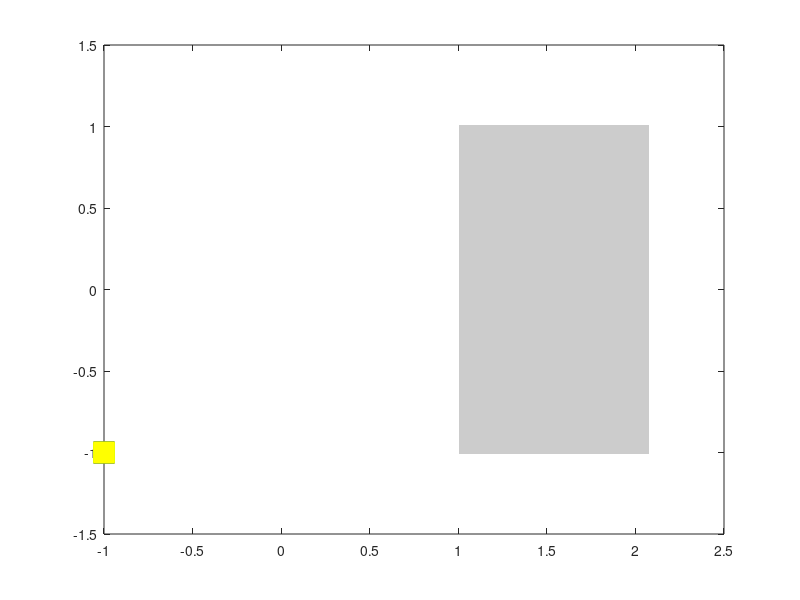

Write the MATLAB code that produced this figure. (Note: this script raises an error after producing the figure.)
function plot_betaAtildevstheta_shift_noinset()

figure();
hold on;
box on;

suffix = 'eh';

% %Just for legend
plot(-1 , -1, 'bs', 'MarkerFaceColor', 'b', 'MarkerSize', 15);
plot(-1 , -1, 'rs', 'MarkerFaceColor', 'r', 'MarkerSize', 15);
plot(-1 , -1, 'gs', 'MarkerFaceColor', 'g', 'MarkerSize', 15);
plot(-1 , -1, 'ys', 'MarkerFaceColor', 'y', 'MarkerSize', 15);

%Theory
% degtheory = linspace(1.06, 2.1, 30);
% vbarmodel1 = vbarfun(degtheory);

degM = 0.8201;

degtheory = linspace(1, 2.1, 30);
% vbarmodel1 = arrayfun(@(degg) rigidvelocity(degg), degtheory);
index2 = degtheory <= 1.2295;
index2b = degtheory >= 1.23; %1.3
% vbarmodel2 = arrayfun(@(degg) relaxcarrvelocity(degg), degtheory(index2));
% vbarmodel2b = arrayfun(@(degg) relaxcarrvelocity_highangle(degg), degtheory(index2b));

index3 = degtheory <= 2;
% vbarmodel3 = arrayfun(@(degg) relaxlampsvelocity(degg), degtheory(index3));
rad = (degtheory / 180) * pi;
gamma = 1 ./ (2 * tan(rad/2));
betaA0 = 3.6;

%New
radfun = @(deg) (deg / 180) * pi;
gammafun = @(deg) 1 ./ (2 * tan(radfun(deg) / 2));
betaAtildemodel1fun = @(deg) betaA0 .* rigidvelocity(deg, degM) .* gammafun(deg);
betaAtildemodel1bfun = @(deg) betaA0 .* rigidvelocity(deg, degM);

% degtheory2 = [degtheory(index2) degtheory(index2b)];
% betaAtilde2 = [0.97 * betaAtildemodel2 smooth(smooth(betaAtildemodel2b).').'];

% betaAtildemodel2fun = @(deg) betaA0 .* relaxcarrvelocity(deg) .* gammafun(deg);
% betaAtildemodel2highdegfun = @(deg) betaA0 .* relaxcarrvelocity_highangle(deg) .* gammafun(deg);
betaAtildemodel2fun = @(deg) betaA0 .* relaxcarrvelocity_new(deg, degM) .* gammafun(deg);

betaAtildemodel3fun = @(deg) betaA0 .* relaxezzivelocity(deg, degM) .* gammafun(deg);

% %Shading
% [px, py] = plotshaded(degtheory, [betaAtildemodel1; betaAtilde2], [0.8 0.8 0.8], '');    

%Plot experiment
degexp = [1.06 1.07 1.08 1.11 1.24 1.59 2.02];

clrcode{1} = [1 0 0];
% clrcode{2} = [1 0 0];
clrcode{2} = [1 0 0];

clrcode{3} = [0 0 0];
clrcode{4} = [0.4 0.2 0.6];

clrcodeezzi{1} = [0 0 1];
% clrcodeezzi{2} = [1 1 0];
clrcodeezzi{2} = [0 0 1];

clrcodeezzi{3} = [	000 106 110]/255;
clrcodeezzi{4} = [0 1 1];


% text{1} = 'electron';
% text{2} = 'hole';

%Shading
[px, py] = plotshaded([1+4e-3 1.03 * max(degexp)-4e-3], [-1-1e-2 -1-1e-2; 1+1e-2 1+1e-2], [0.8 0.8 0.8], '');


for k = 1:2
    for deg = degexp
        if deg < 1.59 && deg ~= 1.07
            suf = suffix(k);
        elseif deg == 1.07
            suf = suffix(1); %exception
        else            
            suf = suffix(2); %exception
        end    
        load(['parameph_deg' num2str(deg) '_' suf '.mat']);
        
%         rad = (deg / 180) * pi;
%         gamma = 1 ./ (2 * tan(rad/2));
%         betaAtilde = param(1) * param(2) * gamma;
%         deltabetaAtilde = (param(1) * paramdelta(2) + paramdelta(1) * param(2)) * gamma;
        betaAtilde = param(1);
        deltabetaAtilde = paramdelta(1); 
        
%        errorbar(deg, betaAtilde, deltabetaAtilde, [clr(k) 's'], 'LineWidth', 2, 'MarkerSize', 15);
%         w = 0.04;
%         betaAtilde
%         deltabetaAtilde
%         betaAtildemodel2fun(deg)
%         if deg <= 1.2295
%             y2 = (betaAtilde + deltabetaAtilde - betaAtildemodel2fun(deg)) / betaAtildemodel2fun(deg);
%             y1 = (betaAtilde - deltabetaAtilde - betaAtildemodel2fun(deg)) / betaAtildemodel2fun(deg);
%             y = (betaAtilde - betaAtildemodel2fun(deg)) / betaAtildemodel2fun(deg);
%         else
%             y2 = (betaAtilde + deltabetaAtilde - betaAtildemodel2highdegfun(deg)) / betaAtildemodel2highdegfun(deg);
%             y1 = (betaAtilde - deltabetaAtilde - betaAtildemodel2highdegfun(deg)) / betaAtildemodel2highdegfun(deg);           
%             y = (betaAtilde - betaAtildemodel2highdegfun(deg)) / betaAtildemodel2highdegfun(deg);           
%         end

        y2 = (betaAtilde + deltabetaAtilde - betaAtildemodel2fun(deg)) / betaAtildemodel2fun(deg);
        y1 = (betaAtilde - deltabetaAtilde - betaAtildemodel2fun(deg)) / betaAtildemodel2fun(deg);
        y = (betaAtilde - betaAtildemodel2fun(deg)) / betaAtildemodel2fun(deg);
        
%         h = abs(y2 - y1);
%         w = 0.09;
%         
%         xpos = deg + [-(w / 2)  (w / 2)];
%         xposrect = (deg - w / 2);
%         wrect = w;                
        
%         k0 = 0;
%         %Exception
%         if deg == 1.06 && k == 2
%             xpos = deg + [-(w / 2)  0];
%             xposrect = deg - w / 2;
%             wrect = w / 2;
%         elseif (deg == 1.11 || deg == 1.24 || deg == 1.59 || deg == 2.02) && k == 1
%             xpos = deg + [-(w / 2)  0];
%             xposrect = deg - w / 2;
%             wrect = w / 2;
%         elseif (deg == 1.11 || deg == 1.24 || deg == 1.59 || deg == 2.02) && k == 2
%             xpos = deg + [0 (w / 2)];
%             xposrect = deg;
%             wrect = w / 2;  
%         elseif deg == 1.07 
%             xpos = deg + [-(w / 2)  (w / 2)];
%             xposrect = deg - w / 2;
%             wrect = w;     
%             k0 = k0 + 2;
%         end                
% 
%         line(xpos, y * [1 1], 'Color', clrcode{k + k0}, 'LineWidth', 4);
%         rectangle('Position', [xposrect min([y1 y2]) wrect h], 'FaceColor', [clrcode{k + k0} 0.4], 'EdgeColor', 'none', 'LineWidth', 1);    

        deltadeg = 0.018;
        if k == 1
            errorbar(deg + deltadeg, y, y2 - y, 's', 'Color', clrcode{k}, 'LineWidth', 2, 'MarkerSize', 15, 'MarkerFaceColor', clrcode{k}); %, 'MarkerFaceColor', clrcode{k}
        else           
            errorbar(deg - deltadeg, y, y2 - y, 'o', 'Color', clrcode{k}, 'LineWidth', 2, 'MarkerSize', 15, 'MarkerFaceColor', clrcode{k});
        end
        
        %Ezzi model
        betaAtildeth = betaAtildemodel3fun(deg);

        y2 = (betaAtilde + deltabetaAtilde - betaAtildeth) / betaAtildeth;
        y1 = (betaAtilde - deltabetaAtilde - betaAtildeth) / betaAtildeth;
        y = (betaAtilde - betaAtildeth) / betaAtildeth;
%         h = abs(y2 - y1);
% 
%         xpos = deg + [-(w / 2) (w / 2)];
%         xposrect = (deg - w / 2);
%         wrect = w;                
%                 
%         %Exception
%         k0 = 0
%         if deg == 1.06 && k == 1
%             xpos = deg + [0  (w / 2)];
%             xposrect = deg;
%             wrect = w / 2;
%         elseif (deg == 1.11 || deg == 1.24 || deg == 1.59 || deg == 2.02) && k == 1
%             xpos = deg + [-(w / 2)  0];
%             xposrect = deg - w / 2;
%             wrect = w / 2;
%         elseif (deg == 1.11 || deg == 1.24 || deg == 1.59 || deg == 2.02) && k == 2
%             xpos = deg + [0 (w / 2)];
%             xposrect = deg;
%             wrect = w / 2;      
%         elseif deg == 1.07 
%             xpos = deg + [-(w / 2)  (w / 2)];
%             xposrect = deg - w / 2;
%             wrect = w;      
%             k0 = 2;
%         end                
%         
%         line(xpos, y * [1 1], 'Color', clrcodeezzi{k + k0}, 'LineWidth', 4);
%         rectangle('Position', [xposrect min([y1 y2]) wrect h], 'FaceColor', [clrcodeezzi{k + k0} 0.4], 'EdgeColor', 'none', 'LineWidth', 1);  %clrcodeezzi{k}      

        deltadeg = 0.018;
        if k == 1
            errorbar(deg + deltadeg, y, y2 - y, 's', 'Color', clrcodeezzi{k}, 'LineWidth', 2, 'MarkerSize', 15, 'MarkerFaceColor', clrcodeezzi{k}); %, 'MarkerFaceColor', clrcodeezzi{k}
        else
            errorbar(deg - deltadeg, y, y2 - y, 'o', 'Color', clrcodeezzi{k}, 'LineWidth', 2, 'MarkerSize', 15, 'MarkerFaceColor', clrcodeezzi{k});
        end

    end    
end

%Plot theory

% plot(degtheory, betaAtildemodel1, 'k', 'LineWidth', 2);
% plot(degtheory2, betaAtilde2, 'b', 'LineWidth', 2);
%plot(degtheory(index3), betaAtildemodel3, 'r', 'LineWidth', 2);
% plot(degtheory, betaAtildemodel1b, 'm', 'LineWidth', 2);

xlabel('$\theta~(^\circ)$', 'FontSize', 30, 'Interpreter', 'latex');
ylabel('$(\tilde{\beta}_A^\mathrm{exp} - \tilde{\beta}_A^\mathrm{theory})/\tilde{\beta}_A^\mathrm{theory}$', 'FontSize', 30, 'Interpreter', 'latex');

% hMarkers1 = hLine1.MarkerHandle;
% hMarkers2 = hLine2.MarkerHandle;
% 
% hMarkers1.FaceColorData = uint8(255 * [0; 0; 1; 0.5]);
% hMarkers2.FaceColorData = uint8(255 * [1; 0; 0; 0.5]);
% legend('Electron - Relaxation model 1', 'Holes - Relaxation model 1', 'Electron - Relaxation model 2', 'Holes - Relaxation model 2', 'FontSize', 15, 'Interpreter', 'latex', 'Position', [.63 .67 .1 .1]);
% legend boxoff;

annotation('textbox', [.15 .8 .1 .1], 'String', {'(c) Electron-phonon theory'}, 'LineStyle', 'none','Interpreter', 'latex', 'FontSize', 30); % [.21 .8 .1 .1]
% annotation('textbox', [.16 .8 .1 .1], 'String', '(c)', 'LineStyle', 'none','Interpreter', 'latex', 'FontSize', 25);
% annotation('textbox', [0.6635 0.4122 0.5304 0.0810], 'String', {'Rigid', '(geometry',' enhancement)'}, 'LineStyle', 'none','Interpreter', 'latex', 'FontSize', 20);
% annotation('textbox', [0.6510 0.8010 0.2783 0.0810], 'String', {'Relaxed model'}, 'Color', 'b', 'LineStyle', 'none','Interpreter', 'latex', 'FontSize', 20);
%annotation('textbox', [0.5796 0.4 .1 .1], 'String', {'Relaxed model 2'}, 'Color', 'r', 'LineStyle', 'none','Interpreter', 'latex', 'FontSize', 20);
% annotation('textbox', [0.3600 0.1762 0.5800 0.0810], 'String', {'Rigid (no geometry enhancement)'}, 'Color', 'm', 'LineStyle', 'none','Interpreter', 'latex', 'FontSize', 20)

annotation('textbox', [0.59 0.23 .1 .1], 'String', 'Bad agreement', 'LineStyle', 'none','Interpreter', 'latex', 'FontSize', 23); %{'Electron-phonon','theory'} [0.59 0.71 .1 .1]
annotation('textbox', [0.59 0.17 .1 .1], 'String', 'Good agreement', 'LineStyle', 'none','Interpreter', 'latex', 'FontSize', 23); %{'Electron-phonon','theory'} [0.59 0.64 .1 .1]


xlim([1 1.03 * max(degexp)]);
% ylim0 = ylim;
ylim([-1 15]);

set(gca, 'LineWidth', 3, 'FontSize', 25, 'FontWeight', 'bold');

% %Inset%%%%%%%%%%%%%%%%%%%%%%%%%%%%%%%%%%%%%%%
% axes('Position',[.46 .3 .42 .32])
% box on
% hold on
% 
% clrrigid{1} = [1 .5 0];
% clrrigid{2} = [0.34 0.7686 0.6784];
% clrrigid_nogeom{1} = [1 0 1];
% clrrigid_nogeom{2} = [.5 0 .5];
% 
% % %Just for legend
% plot(-1 , -1, 's', 'Color', clrrigid{1}, 'MarkerFaceColor', clrrigid{1}, 'MarkerSize', 15);
% plot(-1 , -1, 's', 'Color', clrrigid{2}, 'MarkerFaceColor', clrrigid{2}, 'MarkerSize', 15);
% plot(-1 , -1, 's', 'Color', clrrigid_nogeom{1}, 'MarkerFaceColor', clrrigid_nogeom{1}, 'MarkerSize', 15);
% plot(-1 , -1, 's', 'Color', clrrigid_nogeom{2}, 'MarkerFaceColor', clrrigid_nogeom{2}, 'MarkerSize', 15);
% 
% for k = 1:2
%     for deg = degexp
%         if deg < 1.59
%             suf = suffix(k);
%         else
%             suf = suffix(2); %exception
%         end    
%         load(['parameph_deg' num2str(deg) '_' suf '.mat']);
%         
%         betaAtilde = param(1);
%         deltabetaAtilde = paramdelta(1); 
%         
%         betaAtildeth = betaAtildemodel1fun(deg);
%         y2 = (betaAtilde + deltabetaAtilde - betaAtildeth) / betaAtildeth;
%         y1 = (betaAtilde - deltabetaAtilde - betaAtildeth) / betaAtildeth;
%         y = (betaAtilde - betaAtildeth) / betaAtildeth;
%         
%         h = abs(y2 - y1);
%         w = 0.06;
%         [(deg - w / 2) min([y1 y2]) w h]
% 
%         line(deg + [-(w / 2)  (w / 2)], y * [1 1], 'Color', clrrigid{k}, 'LineWidth', 2);
%         rectangle('Position', [(deg - w / 2) min([y1 y2]) w h], 'FaceColor', [clrrigid{k} 0.5], 'EdgeColor', 'none', 'LineWidth', 1);            
%         
%         %No geometry enhancement
%         betaAtildeth = betaAtildemodel1bfun(deg);
%         y2 = (betaAtilde + deltabetaAtilde - betaAtildeth) / betaAtildeth;
%         y1 = (betaAtilde - deltabetaAtilde - betaAtildeth) / betaAtildeth;
%         y = (betaAtilde - betaAtildeth) / betaAtildeth;
%         
%         h = abs(y2 - y1);
%         [(deg - w / 2) min([y1 y2]) w h]
% 
%         line(deg + [-(w / 2)  (w / 2)], y * [1 1], 'Color', clrrigid_nogeom{k}, 'LineWidth', 2);
%         rectangle('Position', [(deg - w / 2) min([y1 y2]) w h], 'FaceColor', [clrrigid_nogeom{k} 0.5], 'EdgeColor', 'none', 'LineWidth', 1);                    
%     end    
% end
% 
% xlabel('$\theta~(^\circ)$', 'FontSize', 15, 'Interpreter', 'latex');
% ylabel('$(\tilde{\beta}_A^\mathrm{exp} - \tilde{\beta}_A^\mathrm{theory})/\tilde{\beta}_A^\mathrm{theory}$', 'FontSize', 15, 'Interpreter', 'latex');
% 
% % xlim([1.55 2.05]);
% %ylim([0 7]); %[1.6 7]
% 
% legend('Electron - Rigid', 'Holes - Rigid', 'Electron - Rigid (no geometry enhanced)', 'Holes - Rigid (no geometry enhanced)', 'FontSize', 10, 'Interpreter', 'latex', 'Position', [.64 .49 .1 .1]);
% legend boxoff;
% 
% set(gca, 'LineWidth', 2, 'FontSize', 15, 'FontWeight', 'bold');
% 
% xlim([1 1.025 * max(degexp)]);
% ylim0 = ylim;
% ylim([min(ylim0) 1.1 * max(ylim0)]);

print('-dpdf', 'betaAtilde_vs_theta_eph_shift_noinset.pdf');

end

%Shading
    function [px, py] = plotshaded(x, y, fstr, dispname)

	px = [x,fliplr(x)]; % make closed patch
%    px = [x(1, :), fliplr(x(2, :))]; % make closed patch
	py = [y(1, :), fliplr(y(2, :))];
	p(1) = patch(px, py, 1,'FaceColor', fstr, 'EdgeColor', 'none', 'DisplayName', dispname); %'FaceAlpha', 0.2
    end